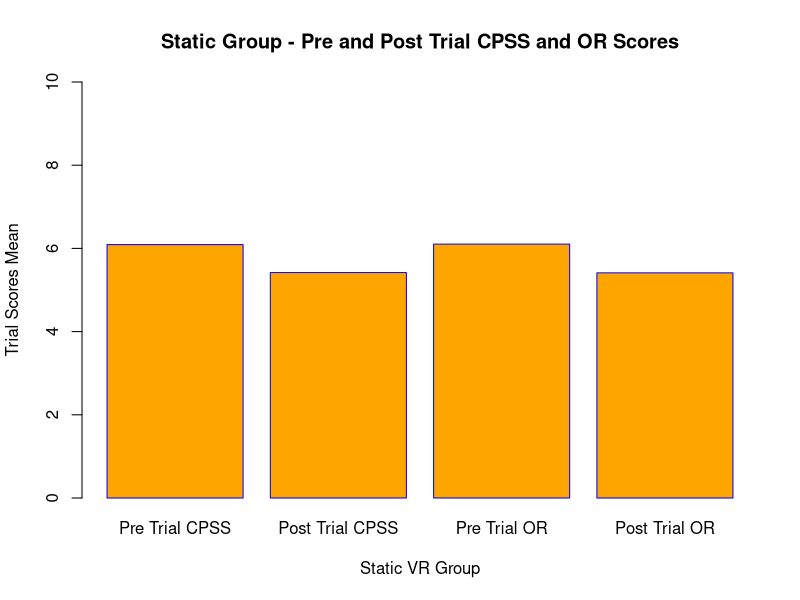
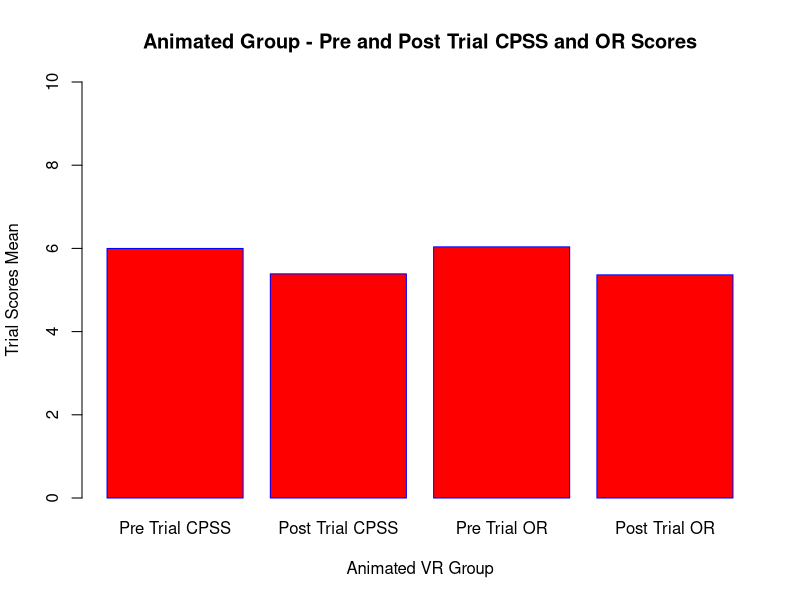
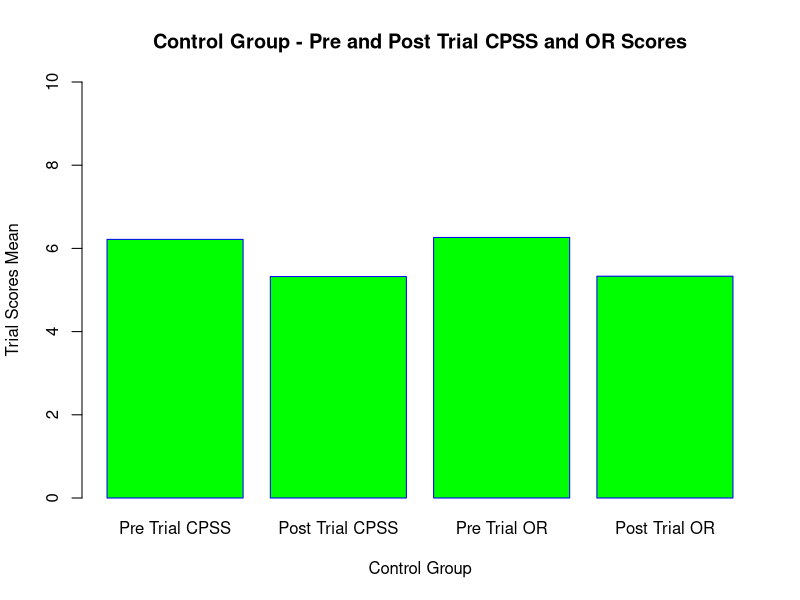
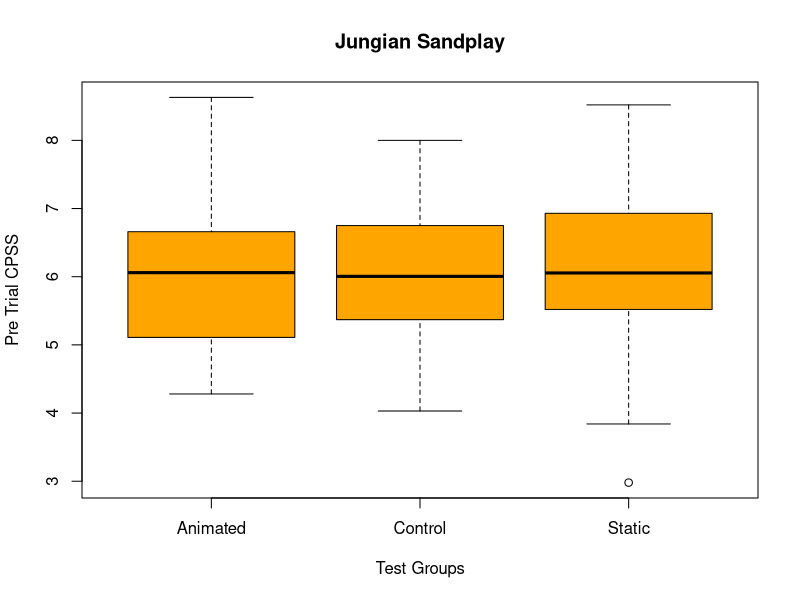
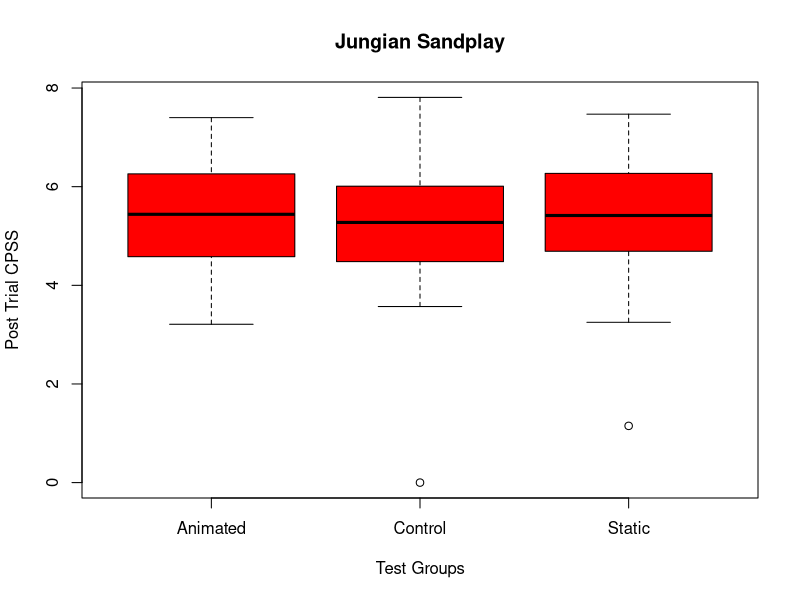
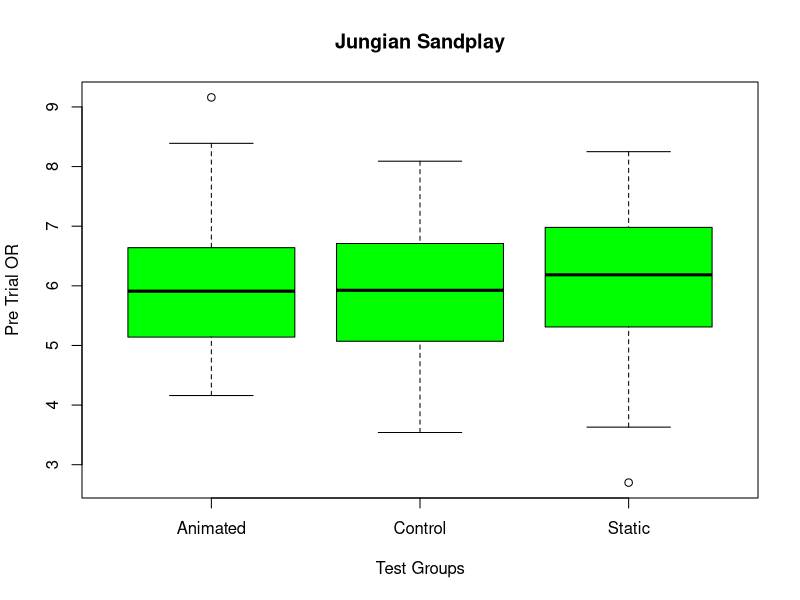
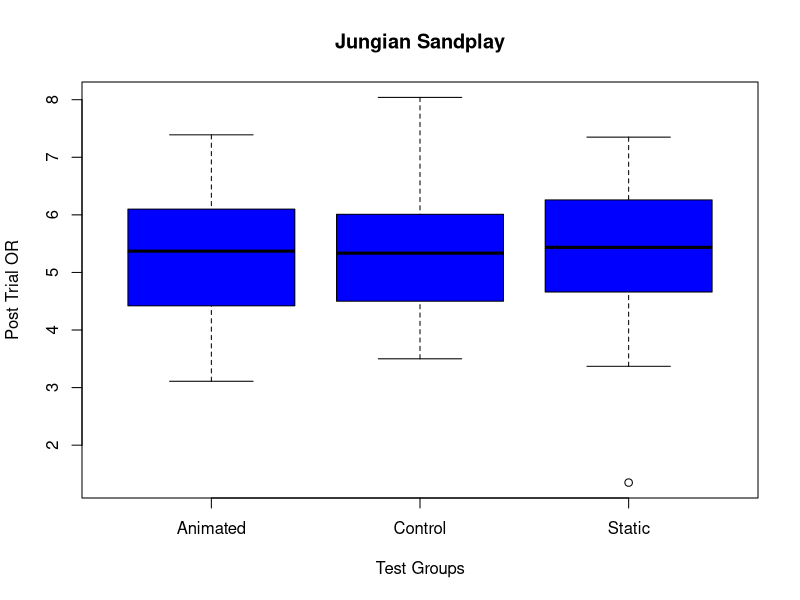
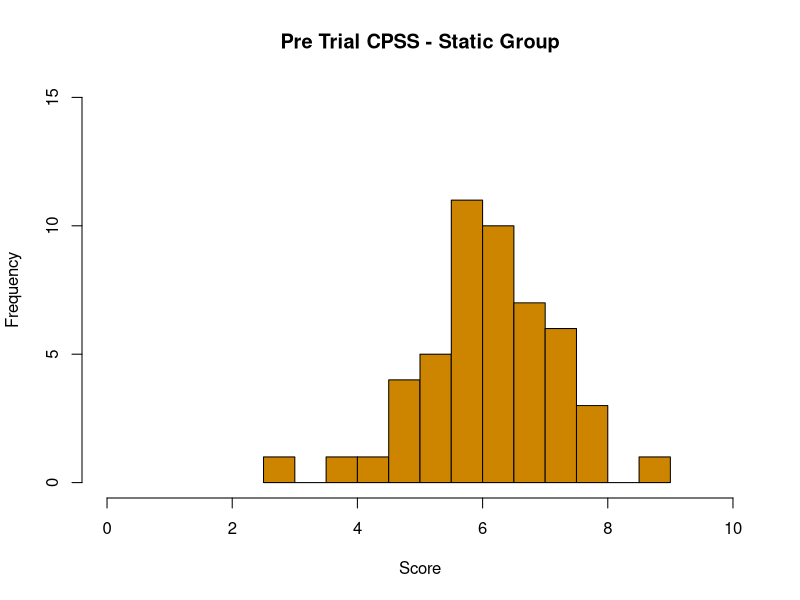

Write the R code that produced these figures, in order.
## ---- chunk 1
library(readr)
daie_ca3_data_10 <- read_csv("daie_ca3_data_10.csv")
#View(daie_ca3_data_10)
head(daie_ca3_data_10,10)
summary(daie_ca3_data_10)
tail(daie_ca3_data_10,5)


#install.packages("tidyverse")
library(tidyverse)
data()
glimpse(daie_ca3_data_10)
class(daie_ca3_data_10$gender)
unique(daie_ca3_data_10$gender)
unique(daie_ca3_data_10$test_group)
#Replacing the incorrect value
daie_ca3_data_10$test_group <- str_replace(daie_ca3_data_10$test_group,"Cotrol", "Control")
#Checking the Group values
unique(daie_ca3_data_10$test_group)
#Checking for null values in the data
is.null(daie_ca3_data_10)
is.null(daie_ca3_data_10$pre_trial_cpss)
is.null(daie_ca3_data_10$post_trial_cpss)
is.null(daie_ca3_data_10$pre_trial_or)
is.null(daie_ca3_data_10$post_trial_or)
is.na(daie_ca3_data_10)
daie_ca3_data_10 <-daie_ca3_data_10 %>% drop_na()
is.na(daie_ca3_data_10)
#Checked for negative values
sum(daie_ca3_data_10 < 0)
#Checked for values greater than 10
#Data for the entire set due to the first heading in the data 
sum(daie_ca3_data_10 > 10)
sum(daie_ca3_data_10$pre_trial_cpss > 10)
sum(daie_ca3_data_10$post_trial_cpss > 10)
sum(daie_ca3_data_10$pre_trial_or > 10)
sum(daie_ca3_data_10$post_trial_or > 10)
## ---- chunk 2
#Show 10 of the first few values of the data set
head(daie_ca3_data_10,10)
#Show last 10 values of data
tail(daie_ca3_data_10,5)
#Gives an overall summary of the data 
summary(daie_ca3_data_10)
daie_ca3_data_10%>%
  drop_na(test_group)%>% 
  group_by(test_group)%>%
  summarise(Lower = min(pre_trial_cpss),
          Average = mean(pre_trial_cpss),
          Upper = max(pre_trial_cpss),
          Difference = max(pre_trial_cpss)-min(pre_trial_cpss))
  daie_ca3_data_10%>%
  drop_na(test_group)%>%  
  group_by(test_group)%>%
  summarise(Lower1 = min(post_trial_cpss),
          Average1 = mean(post_trial_cpss),
          Upper1 = max(post_trial_cpss),
          Difference1 = max(post_trial_cpss)-min(post_trial_cpss))
  
  daie_ca3_data_10%>%
  drop_na(test_group)%>% 
  group_by(test_group)%>%
  summarise(Lower2 = min(pre_trial_or),
          Average2 = mean(pre_trial_or),
          Upper2 = max(pre_trial_or),
          Difference2 = max(pre_trial_or)-min(pre_trial_or))
  
  daie_ca3_data_10%>%
  drop_na(test_group)%>% 
  group_by(test_group)%>%
  summarise(Lower3 = min(post_trial_or),
          Average3 = mean(post_trial_or),
          Upper3 = max(post_trial_or),
          Difference2 = max(post_trial_or)-min(post_trial_or))

static_data<-c(6.0914,5.4188,6.1032,5.4124)
CPSSOR<-c("Pre Trial CPSS","Post Trial CPSS","Pre Trial OR","Post Trial OR")
barplot(static_data,xlab="Static VR Group",ylab="Trial Scores Mean", main="Static Group - Pre and Post Trial CPSS and OR Scores", names.arg=CPSSOR, col="Orange", border="Blue", ylim=c(0,10))

animated_data<-c(5.998163265,5.387755102,6.037959184,5.364897959)
CPSSOR<-c("Pre Trial CPSS","Post Trial CPSS","Pre Trial OR","Post Trial OR")
barplot(animated_data,xlab="Animated VR Group",ylab="Trial Scores Mean", main="Animated Group - Pre and Post Trial CPSS and OR Scores", names.arg=CPSSOR, col="Red", border="Blue", ylim=c(0,10))


control_data<-c(6.2172,5.323,6.2638,5.3314)
CPSSOR<-c("Pre Trial CPSS","Post Trial CPSS","Pre Trial OR","Post Trial OR")
barplot(control_data,xlab="Control Group",ylab="Trial Scores Mean", main="Control Group - Pre and Post Trial CPSS and OR Scores", names.arg=CPSSOR, col="Green", border="Blue", ylim=c(0,10))
## ---- chunk 3
boxplot(pre_trial_cpss~test_group,data=daie_ca3_data_10,
        main="Jungian Sandplay",
        xlab="Test Groups", col="Orange",
        ylab="Pre Trial CPSS")
boxplot(post_trial_cpss~test_group,data=daie_ca3_data_10,
        main="Jungian Sandplay",
        xlab="Test Groups",col="Red",
        ylab="Post Trial CPSS")
boxplot(pre_trial_or~test_group,data=daie_ca3_data_10,
        main="Jungian Sandplay",
        xlab="Test Groups",col="Green",
        ylab="Pre Trial OR")
boxplot(post_trial_or~test_group,data=daie_ca3_data_10,
        main="Jungian Sandplay",col="Blue",
        xlab="Test Groups",
        ylab="Post Trial OR")

#Histogram for Static Group 
df2<-subset(daie_ca3_data_10, test_group!="Control" & test_group!="Animated")
hist(df2$pre_trial_cpss,
col="orange3",
main = "Pre Trial CPSS - Static Group",
xlab = "Score",
ylab = "Frequency",
breaks = 10,
xlim = c(0,10),
ylim = c(0,15))
hist(df2$post_trial_cpss,
col="orange1",
main = "Post Trial CPSS - Static Group",
xlab = "Score",
ylab = "Frequency",
breaks = 10,
xlim = c(0,10),
ylim = c(0,15))
hist(df2$pre_trial_or,
col="orange3",
main = "Pre Trial OR - Static Group",
xlab = "Score",
ylab = "Frequency",
breaks = 10,
xlim = c(0,10),
ylim = c(0,15))
hist(df2$post_trial_or,
col="orange1",
main = "Post Trial OR - Static Group",
xlab = "Score",
ylab = "Frequency",
breaks = 10,
xlim = c(0,10),
ylim = c(0,20))


#Histogram for Animated Group 
df3<-subset(daie_ca3_data_10, test_group!="Static" & test_group!="Control")
hist(df3$pre_trial_cpss,
col="red3",
main = "Pre Trial CPSS - Animated",
xlab = "Score",
ylab = "Frequency",
breaks = 10,
xlim = c(0,10),
ylim = c(0,15))
hist(df3$post_trial_cpss,
col="red",
main = "Post Trial CPSS - Animated",
xlab = "Score",
ylab = "Frequency",
breaks = 10,
xlim = c(0,10),
ylim = c(0,15))
hist(df3$pre_trial_or,
col="red3",
main = "Pre Trial OR - Animated",
xlab = "Score",
ylab = "Frequency",
breaks = 10,
xlim = c(0,10),
ylim = c(0,15))
hist(df3$post_trial_or,
col="red",
main = "Post Trial OR - Animated",
xlab = "Score",
ylab = "Frequency",
breaks = 10,
xlim = c(0,10),
ylim = c(0,15))

#Histogram for Control Group 
df1<-subset(daie_ca3_data_10, test_group!="Static" & test_group!="Animated")
df1
  
hist(df1$pre_trial_cpss,
col="green4",
main = "Pre Trial CPSS - Control",
xlab = "Score",
ylab = "Frequency",
breaks = 10,
xlim = c(0,10),
ylim = c(0,10))
hist(df1$post_trial_cpss,
col="green",
main = "Post Trial CPSS - Control",
xlab = "Score",
ylab = "Frequency",
breaks = 10,
xlim = c(0,10),
ylim = c(0,20))
hist(df1$pre_trial_or,
col="green4",
main = "Pre Trial OR - Control",
xlab = "Score",
ylab = "Frequency",
breaks = 10,
xlim = c(0,10),
ylim = c(0,15))
hist(df1$post_trial_or,
col="green",
main = "Post Trial OR - Control",
xlab = "Score",
ylab = "Frequency",
breaks = 10,
xlim = c(0,10),
ylim = c(0,15))

#Normal distribution of overall trial scores
hist(daie_ca3_data_10$pre_trial_cpss,
main = "Pre Trial CPSS",
xlab = "Score",
ylab = "Frequency",
breaks = 10)
hist(daie_ca3_data_10$post_trial_cpss,
main = "Post Trial CPSS",
xlab = "Score",
ylab = "Frequency",
breaks = 10)
hist(daie_ca3_data_10$pre_trial_or,
main = "Pre Trial OR",
xlab = "Score",
ylab = "Frequency",
breaks = 10)
hist(daie_ca3_data_10$post_trial_or,
main = "Post Trial OR",
xlab = "Score",
ylab = "Frequency",
breaks = 10)
## ---- chunk 4

#q plot of Control Group
qqnorm(df1$pre_trial_cpss,
       pch = 2, frame = FALSE)
qqline(df1$pre_trial_cpss,
       col = "darkorchid", lwd = 1)
qqnorm(df1$post_trial_cpss,
       pch = 2, frame = FALSE)
qqline(df1$post_trial_cpss,
       col = "darkorchid", lwd = 1)
qqnorm(df1$pre_trial_or,
       pch = 2, frame = FALSE)
qqline(df1$pre_trial_or,
       col = "darkorchid", lwd = 1)
qqnorm(df1$post_trial_or,
       pch = 2, frame = FALSE)
qqline(df1$post_trial_or,
       col = "darkorchid", lwd = 1)

#q plot of Static Group
qqnorm(df2$pre_trial_cpss,
       pch = 2, frame = FALSE)
qqline(df2$pre_trial_cpss,
       col = "darkorchid", lwd = 1)
qqnorm(df2$post_trial_cpss,
       pch = 2, frame = FALSE)
qqline(df2$post_trial_cpss,
       col = "darkorchid", lwd = 1)
qqnorm(df2$pre_trial_or,
       pch = 2, frame = FALSE)
qqline(df2$pre_trial_or,
       col = "darkorchid", lwd = 1)
qqnorm(df2$post_trial_or,
       pch = 2, frame = FALSE)
qqline(df2$post_trial_or,
       col = "darkorchid", lwd = 1)

#q plot of Animated Group
qqnorm(df3$pre_trial_cpss,
       pch = 2, frame = FALSE)
qqline(df3$pre_trial_cpss,
       col = "darkorchid", lwd = 1)
qqnorm(df3$post_trial_cpss,
       pch = 2, frame = FALSE)
qqline(df3$post_trial_cpss,
       col = "darkorchid", lwd = 1)
qqnorm(df3$pre_trial_or,
       pch = 2, frame = FALSE)
qqline(df3$pre_trial_or,
       col = "darkorchid", lwd = 1)
qqnorm(df3$post_trial_or,
       pch = 2, frame = FALSE)
qqline(df3$post_trial_or,
       col = "darkorchid", lwd = 1)

qqnorm(daie_ca3_data_10$pre_trial_cpss,
       pch = 2, frame = FALSE)
qqline(daie_ca3_data_10$pre_trial_cpss,
       col = "darkorchid", lwd = 1)
qqnorm(daie_ca3_data_10$post_trial_cpss,
       pch = 2, frame = FALSE)
qqline(daie_ca3_data_10$post_trial_cpss,
       col = "darkorchid", lwd = 1)
qqnorm(daie_ca3_data_10$pre_trial_or,
       pch = 2, frame = FALSE)
qqline(daie_ca3_data_10$pre_trial_or,
       col = "darkorchid", lwd = 1)
qqnorm(daie_ca3_data_10$post_trial_or,
       pch = 2, frame = FALSE)
qqline(daie_ca3_data_10$post_trial_or,
       col = "darkorchid", lwd = 1)
## ---- chunk 5
summary(df1)
summary(df2)
summary(df3)

  sample.mean <- mean(daie_ca3_data_10$pre_trial_cpss)
  print(sample.mean)


